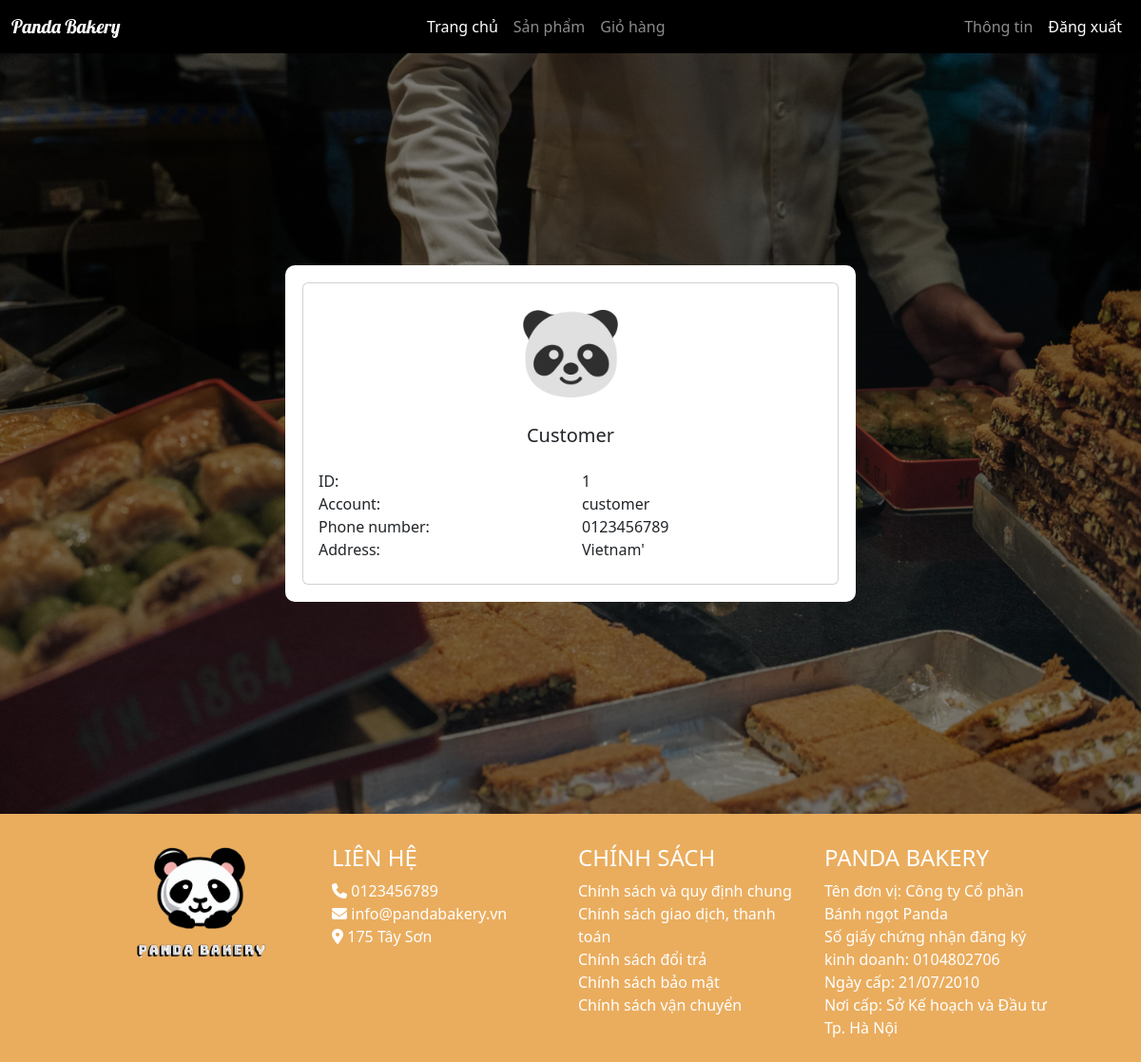
Page /profile.php (signed in) on the committed database.
### tables this page shows
CREATE TABLE `customer` (
  `customer_id` int(11) NOT NULL,
  `account` varchar(32) NOT NULL,
  `password` varchar(255) NOT NULL,
  `fullname` varchar(100) NOT NULL,
  `address` varchar(150) NOT NULL,
  `phone` varchar(10) NOT NULL
);

CREATE TABLE `shop` (
  `address_id` int(11) NOT NULL,
  `address` varchar(150) NOT NULL,
  `admin_id` int(11) NOT NULL
);

### profile.php (the view, shortened to what this page needs)
<?php
include('assets/header.php');
?>
<main class="background-2">
    <div class="myform container">
        <div>
            <div class="card p-3 py-4">
                <div class="text-center">
                    <img src="assets/images/avatar.png" width="100">
                </div>
                <div class="mt-3">
                    <?php
                    if($_SESSION['customer']) {
                        $user_id = $_SESSION['user_id'];
                        $sql = "SELECT * FROM customer WHERE customer_id = '$user_id'";
                        $query = mysqli_query($con, $sql);
                        $row = mysqli_fetch_assoc($query); ?>
                            <h5 class="mt-2 mb-0 text-center mb-4"><?php echo $row['fullname'] ?></h5>
                            <div class="row">
                                <div class="col fw-medium">ID:</div>
                                <div class="col"><?php echo $row['customer_id'] ?></div>
                            </div>
                            <div class="row">
                                <div class="col fw-medium">Account:</div>
                                <div class="col"><?php echo $row['account'] ?></div>
                            </div>
                            <div class="row">
                                <div class="col fw-medium">Phone number:</div>
                                <div class="col"><?php echo $row['phone']?></div>
                            </div>
                            <div class="row">
                                <div class="col fw-medium">Address:</div>
                                <div class="col"><?php echo $row['address']?>'</div>
                            </div>
                    <?php };
                        $row = mysqli_fetch_assoc($query); ?>
                </div>
            </div>
        </div>
    </div>
</main>
<?php
include('assets/footer.php');
?>

### assets/footer.php (shortened to what this page needs)
<footer class="bg-orange pt-4">
    <div id="contact" class="container-fluid d-flex justify-content-center align-items-center">
        <div class="row">
            <div class="p-2 col-lg-3 col-md-6 col-sm-12 col-xs-12">
                <img src="assets/images/logo.png" alt="logo" class="contact-logo">
            </div>
            <div class="p-2 col-lg-3 col-md-6 col-sm-12 col-xs-12">
                <h4 class="text-white">LIÊN HỆ</h4>
                <a href="tel:+84123456789" class="text-decoration-none text-white d-block"><i class="fa-solid fa-phone"></i> 0123456789</a>
                <a href="mailto:info@pandabakery.vn" class="text-decoration-none text-white d-block"><i class="fa-solid fa-envelope"></i> info@pandabakery.vn</a>
                <?php
                    $sql = "SELECT * FROM shop";
                    $query = mysqli_query($con, $sql);
                    while($row = mysqli_fetch_assoc($query)) { ?>
                        <span class="text-white d-block"><i class="fa-solid fa-location-dot"></i> <?php echo $row['address'] ?></span>
                    <?php } ?>
            </div>
            <div class="p-2 col-lg-3 col-md-6 col-sm-12 col-xs-12">
                <h4 class="text-white">CHÍNH SÁCH</h4>
                <a href="#" class="text-decoration-none text-white d-block">Chính sách và quy định chung</a>
                <a href="#" class="text-decoration-none text-white d-block">Chính sách giao dịch, thanh toán</a>
                <a href="#" class="text-decoration-none text-white d-block">Chính sách đổi trả</a>
                <a href="#" class="text-decoration-none text-white d-block">Chính sách bảo mật</a>
                <a href="#" class="text-decoration-none text-white d-block">Chính sách vận chuyển</a>
            </div>
            <div class="p-2 col-lg-3 col-md-6 col-sm-12 col-xs-12">
                <h4 class="text-white">PANDA BAKERY</h4>
                <p class="text-white">
                    Tên đơn vị: Công ty Cổ phần Bánh ngọt Panda <br>
                    Số giấy chứng nhận đăng ký kinh doanh: 0104802706 <br>
                    Ngày cấp: 21/07/2010 <br>
                    Nơi cấp: Sở Kế hoạch và Đầu tư Tp. Hà Nội
                </p>
            </div>
        </div>
    </div>
</footer>
</body>
</html>

### assets/style.css (style rules this page uses)
.bg-orange { background-color: rgb(234, 173, 94); }
.contact-logo { width: 140px; border-radius: 15px; object-fit: cover; object-position: center; display: block; margin-left: auto; margin-right: auto; }
.background-2 { min-height: 100vh; width: 100%; display: flex; align-items: center; justify-content: center; background: linear-gradient(rgba(0, 0, 0, 0.5), rgba(0, 0, 0, 0.5)), url('images/background-2.jpg'); background-size: cover; object-fit: cover; object-position: center; background-repeat: no-repeat; }
.myform { background-color: white; max-width: 50vw; padding: 1.5%; border-radius: 10px; }

### rows in the picture
customer: fullname "Customer", customer_id "1", account "customer", phone "0123456789", address "Vietnam"
shop: address "175 Tây Sơn"
